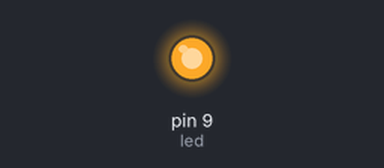
The sketch below on a simulated Arduino Uno, built with avr-gcc and run on an emulated ATmega328P. Parts: output pins drawn as LEDs (lit = HIGH).

Above: at 0.05 s.
At 0.65 s:
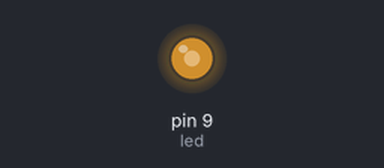
At 1.2 s:
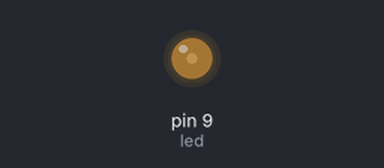
At 2.75 s:
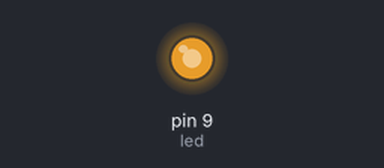
Timing chart, 0 to 7.0 s (numbered marks = the images above):
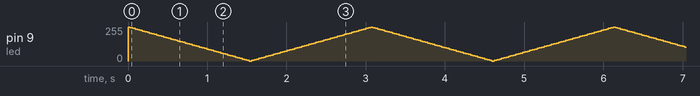

The sketch:

fade.ino
```cpp
int led=9; // analogWrite()  with a "~" sign
int brightness=255;
int fade=5;

void setup() {
  Serial.begin(9600);
  pinMode(led,OUTPUT);
}

void loop() {
  analogWrite(led,brightness);
  brightness=brightness-fade;
  if(brightness<=0||brightness>=255){
    fade=-fade;
  }//the brightness of led is [0,255]
 delay(30);
}
```
